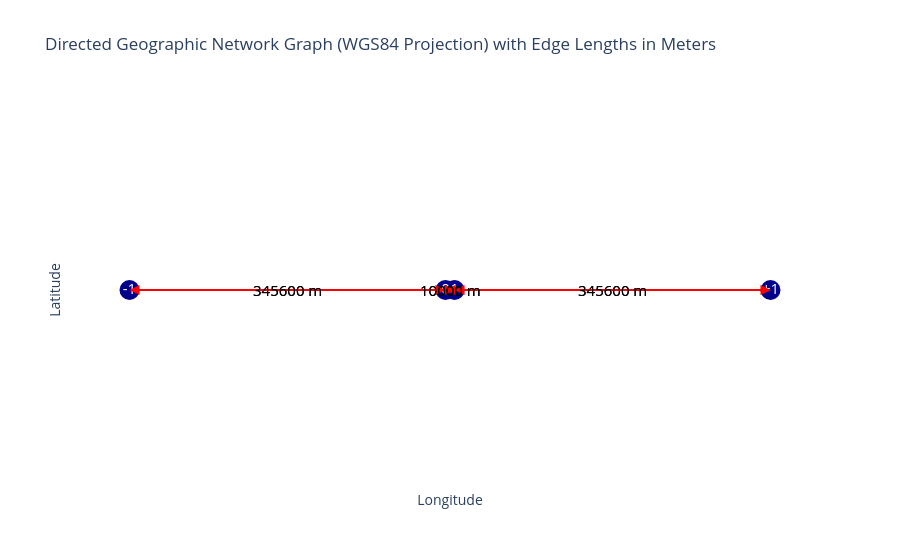

The notebook cell this image was saved under:
### Code cell
opentnsim.mixins.plot_graph(graph)

### Figure 1 — Plotly figure (JSON) as saved in the notebook; plotly's stock layout.template omitted (floating-point values rounded to 4 significant figures)
{"data": [{"hoverinfo": "none", "line": {"color": "red", "width": 2}, "mode": "lines", "type": "scatter", "x": [-3.149, -0.04492], "y": [0, 0]}, {"hoverinfo": "none", "line": {"color": "red", "width": 2}, "mode": "lines", "type": "scatter", "x": [-0.04492, -3.149], "y": [0, 0]}, {"hoverinfo": "none", "line": {"color": "red", "width": 2}, "mode": "lines", "type": "scatter", "x": [-0.04492, 0.04492], "y": [0, 0]}, {"hoverinfo": "none", "line": {"color": "red", "width": 2}, "mode": "lines", "type": "scatter", "x": [0.04492, -0.04492], "y": [0, 0]}, {"hoverinfo": "none", "line": {"color": "red", "width": 2}, "mode": "lines", "type": "scatter", "x": [0.04492, 3.149], "y": [0, 0]}, {"hoverinfo": "none", "line": {"color": "red", "width": 2}, "mode": "lines", "type": "scatter", "x": [3.149, 0.04492], "y": [0, 0]}, {"hoverinfo": "text", "marker": {"color": "darkblue", "size": 20}, "mode": "markers+text", "text": ["-1", "0", "1", "+1"], "textfont": {"color": "white", "size": 15}, "textposition": "middle center", "type": "scatter", "x": [-3.149, -0.04492, 0.04492, 3.149], "y": [0, 0, 0, 0]}], "layout": {"annotations": [{"arrowcolor": "red", "arrowhead": 2, "arrowsize": 2, "arrowwidth": 1, "ax": -3.149, "axref": "x", "ay": 0, "ayref": "y", "showarrow": true, "x": -0.04492, "xref": "x", "y": 0, "yref": "y"}, {"arrowcolor": "red", "arrowhead": 2, "arrowsize": 2, "arrowwidth": 1, "ax": -0.04492, "axref": "x", "ay": 0, "ayref": "y", "showarrow": true, "x": -3.149, "xref": "x", "y": 0, "yref": "y"}, {"arrowcolor": "red", "arrowhead": 2, "arrowsize": 2, "arrowwidth": 1, "ax": -0.04492, "axref": "x", "ay": 0, "ayref": "y", "showarrow": true, "x": 0.04492, "xref": "x", "y": 0, "yref": "y"}, {"arrowcolor": "red", "arrowhead": 2, "arrowsize": 2, "arrowwidth": 1, "ax": 0.04492, "axref": "x", "ay": 0, "ayref": "y", "showarrow": true, "x": -0.04492, "xref": "x", "y": 0, "yref": "y"}, {"arrowcolor": "red", "arrowhead": 2, "arrowsize": 2, "arrowwidth": 1, "ax": 0.04492, "axref": "x", "ay": 0, "ayref": "y", "showarrow": true, "x": 3.149, "xref": "x", "y": 0, "yref": "y"}, {"arrowcolor": "red", "arrowhead": 2, "arrowsize": 2, "arrowwidth": 1, "ax": 3.149, "axref": "x", "ay": 0, "ayref": "y", "showarrow": true, "x": 0.04492, "xref": "x", "y": 0, "yref": "y"}, {"font": {"color": "black", "size": 15}, "showarrow": false, "text": "345600 m", "x": -1.597, "y": 0}, {"font": {"color": "black", "size": 15}, "showarrow": false, "text": "345600 m", "x": -1.597, "y": 0}, {"font": {"color": "black", "size": 15}, "showarrow": false, "text": "10000 m", "x": 0, "y": 0}, {"font": {"color": "black", "size": 15}, "showarrow": false, "text": "10000 m", "x": 0, "y": 0}, {"font": {"color": "black", "size": 15}, "showarrow": false, "text": "345600 m", "x": 1.597, "y": 0}, {"font": {"color": "black", "size": 15}, "showarrow": false, "text": "345600 m", "x": 1.597, "y": 0}], "plot_bgcolor": "white", "showlegend": false, "title": {"text": "Directed Geographic Network Graph (WGS84 Projection) with Edge Lengths in Meters"}, "xaxis": {"showgrid": false, "showticklabels": false, "title": {"text": "Longitude"}, "zeroline": false}, "yaxis": {"showgrid": false, "showticklabels": false, "title": {"text": "Latitude"}, "zeroline": false}}}
